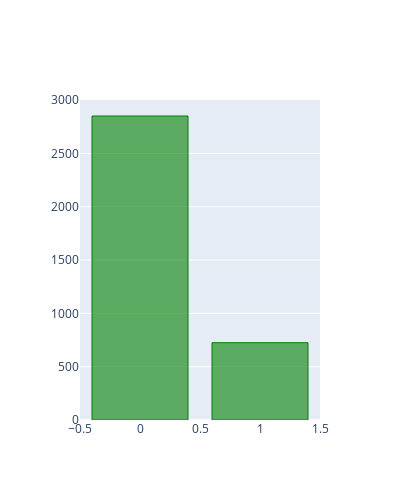

Write notebook code for a chart like this one.
### Code cell
target_layout = cf.Layout(
    height=500,
    width=400
)
Train.BAD.value_counts().iplot(kind='bar',layout = target_layout, title = 'Default Flag distribution', hline=(0),colors=['green'])

### Figure 1 — Plotly figure (JSON) as saved in the notebook; plotly's stock layout.template omitted (floating-point values rounded to 4 significant figures)
{"data": [{"marker": {"color": "rgba(0, 128, 0, 0.6)", "line": {"color": "rgba(0, 128, 0, 1.0)", "width": 1}}, "name": "BAD", "orientation": "v", "text": "", "type": "bar", "x": [0, 1], "y": [2851, 725]}], "layout": {"height": 500, "width": 400, "xaxis": {"autorange": true, "range": [-0.5, 1.5], "type": "linear"}, "yaxis": {"autorange": true, "range": [0, 3001.0], "type": "linear"}}}
